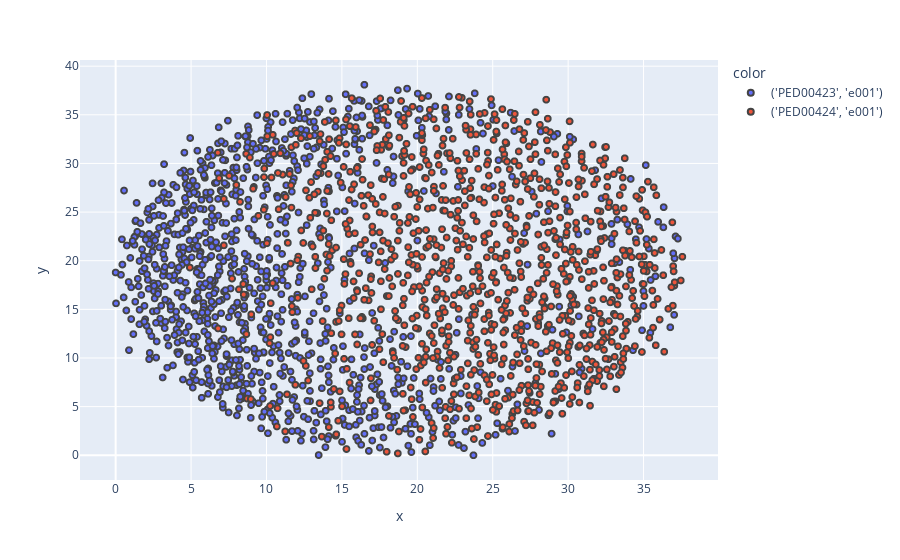

Here is the notebook cell this chart was saved with:
### Code cell
analysis.dimenfix_scatter_plot_2()

### Figure 1 — Plotly figure (JSON) as saved in the notebook; plotly's stock layout.template omitted (floating-point values rounded to 4 significant figures; data arrays with more than 128 entries replaced by an {"elided": "..."} marker saying what was removed)
{"data": [{"customdata": {"elided": "1000x1 int values"}, "hovertemplate": "color=('PED00423', 'e001')<br>x=%{x}<br>y=%{y}<br>Row=%{customdata[0]}<extra></extra>", "legendgroup": "('PED00423', 'e001')", "marker": {"color": "#636efa", "line": {"width": 2}, "size": 6, "symbol": "circle"}, "mode": "markers", "name": "('PED00423', 'e001')", "showlegend": true, "type": "scattergl", "x": {"elided": "1000 float values"}, "xaxis": "x", "y": {"elided": "1000 float values"}, "yaxis": "y"}, {"customdata": {"elided": "1000x1 int values"}, "hovertemplate": "color=('PED00424', 'e001')<br>x=%{x}<br>y=%{y}<br>Row=%{customdata[0]}<extra></extra>", "legendgroup": "('PED00424', 'e001')", "marker": {"color": "#EF553B", "line": {"width": 2}, "size": 6, "symbol": "circle"}, "mode": "markers", "name": "('PED00424', 'e001')", "showlegend": true, "type": "scattergl", "x": {"elided": "1000 float values"}, "xaxis": "x", "y": {"elided": "1000 float values"}, "yaxis": "y"}], "layout": {"legend": {"title": {"text": "color"}, "tracegroupgap": 0}, "margin": {"t": 60}, "xaxis": {"anchor": "y", "domain": [0, 1], "title": {"text": "x"}}, "yaxis": {"anchor": "x", "domain": [0, 1], "title": {"text": "y"}}}}
